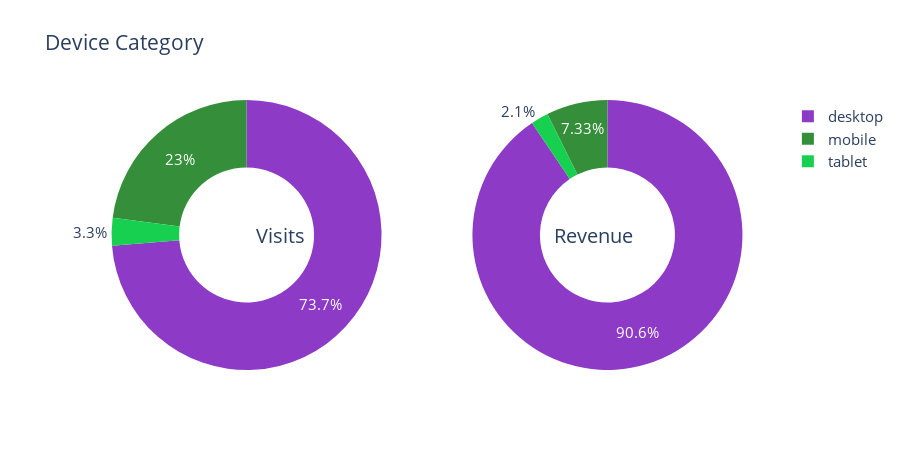

Notebook source saved alongside this figure:
### Markdown cell above
Let's take a look at Mobile and Browser proportions.

### Code cell
PieChart("device.deviceCategory", "Device Category")

### Figure 1 — Plotly figure (JSON) as saved in the notebook; plotly's stock layout.template omitted (floating-point values rounded to 4 significant figures)
{"data": [{"domain": {"x": [0, 0.48]}, "hole": 0.5, "hoverinfo": "label+percent+name", "labels": ["desktop", "mobile", "tablet"], "marker": {"colors": ["#8D3BC6", "#358F3A", "#18D04F", "#8DF3DA", "#F441B7", "#E499C5", "#ABD7CA", "#1EEA96", "#88B40B", "#053C7B", "#6C6647", "#EB1ECC", "#0CB7DF", "#EC030D", "#0E5804", "#99F3F3", "#3CF6FA", "#EE20C6", "#B5DBCB", "#D7412A"]}, "name": "% Acesses", "showlegend": true, "type": "pie", "values": [46390, 14452, 2074]}, {"domain": {"x": [0.52, 1]}, "hole": 0.5, "hoverinfo": "label+percent+name", "labels": ["desktop", "mobile", "tablet"], "name": "% Revenue", "showlegend": false, "type": "pie", "values": [13630.0, 1104.0, 316.1]}], "layout": {"annotations": [{"font": {"size": 20}, "showarrow": false, "text": "Visits", "x": 0.25, "y": 0.5}, {"font": {"size": 20}, "showarrow": false, "text": "Revenue", "x": 0.8, "y": 0.5}], "font": {"size": 15}, "height": 450, "title": {"text": "Device Category"}}}
